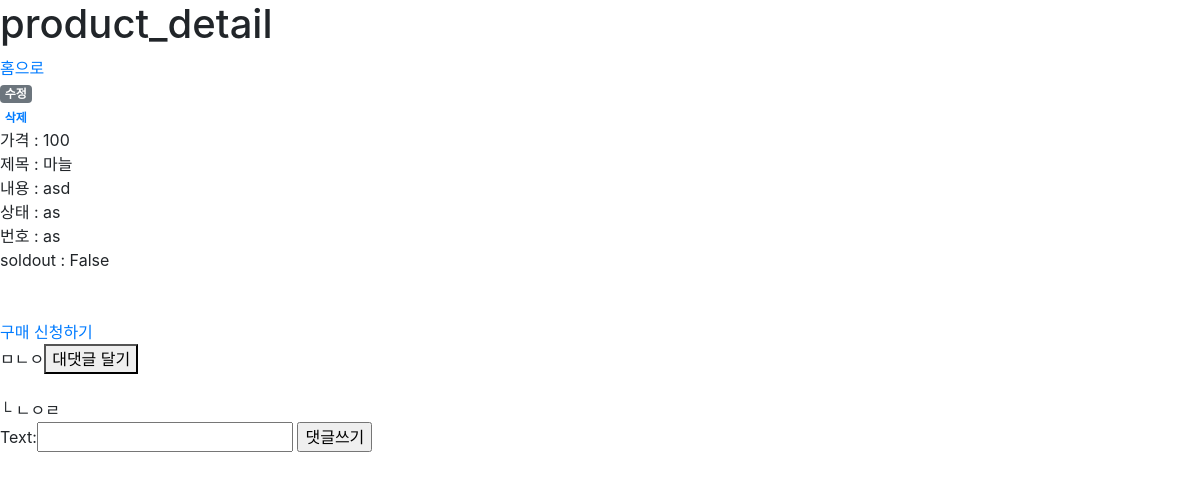
The app's page /market/product/1/ with its own data.
### market/models.py (models this page shows, shortened)
class Base(models.Model):
    price = models.IntegerField()                       #가격
    image = models.FileField(null=True, blank=True)                          #메인이미지
    title = models.CharField(max_length=100)            #제목
    text = models.TextField()                           #내용
    status_content = models.CharField(max_length=100)   #물건상태
    number = models.CharField(max_length=20)            #번호
    soldout = models.BooleanField(default=False)        #판매여부
    hit = models.PositiveIntegerField(default=0)

class Comment(models.Model):
    recomment = models.ForeignKey("self", on_delete=models.SET_NULL, null=True)
    text = models.CharField(max_length=100)

class ProductComment(Comment):
    product = models.ForeignKey(Product, default=None, on_delete=models.CASCADE)

class Comment(models.Model):
    recomment = models.ForeignKey("self", on_delete=models.SET_NULL, null=True)
    text = models.CharField(max_length=100)

### market/views.py (the view)
# urls.py: path('product/<int:post_id>/', views.product_detail, name="product_detail"),
def product_detail(request, post_id):
    product_detail = get_object_or_404(Product, id=post_id)
    form = ProductCommentForm()
    return render(request, 'market/product_detail.html', {'product': product_detail, 'form':form,})

### market/forms.py
class ProductCommentForm(forms.ModelForm):
    text = forms.CharField(max_length=240,
        widget=forms.TextInput(attrs={
            'id': 'commentBody',
        }))
    class Meta:
        model = ProductComment
        fields = ('text',)

### market/templates/market/product_detail.html (shortened to what this page needs)
{% extends "market/base.html" %}
{% block content %}
    <h1>product_detail</h1>
    <a href="{% url 'list' %}">홈으로</a><br>
    <a class="badge badge-secondary" href="{% url 'product_edit' post_id=product.pk %}">수정</a><br>
    <a class="badge badge-secodary" href="{% url 'product_delete' post_id=product.pk %}">삭제</a><br>
    가격 : {{ product.price }}<br>
    제목 : {{ product.title }}<br>
    내용 : {{ product.text }}<br>
    상태 : {{ product.status_content }}<br>
    번호 : {{ product.number }}<br>
    soldout : {{ product.soldout }}<br><br><br>
    {% if product.soldout == False %}
        <a href="#" onclick="window.open('application', 'window팝업','width=500, height=500, toolbar=no, menubar=no, status=no, directories=yes, top=200, left=400,');">구매 신청하기</a>
    {% else %}
        <a class="btn btn-default" href="#" role="button">sold out</a>
    {% endif %}
    <div id="commnnetProduct">
        <div id="commentList">
            {% for comment in product.productcomment_set.all %}
                {% if comment.recomment == NULL %}
                    {{ comment.text }}<button id="{{comment.id}} reComment" onclick="
                    addReCommentForm('{{comment.id}}', 'product');"
                    >대댓글 달기</button></div><br>
                    {% for recomment in comment.comment_set.all %}
                    └ {{ recomment.text }}<br>
                    {% endfor %}
                {% endif %}
            {% endfor %}
        </div>
    <div id="comments">
        <form action="{% url 'product_addcomment' product.id %}" id="commentForm" method="POST">
        {{ form }}
        <input type="submit" value="댓글쓰기">
        </form>
    </div>
{% endblock %}

### records on screen
Base: price "100", title "마늘", text "asd", status_content "as", number "as", soldout "False"
ProductComment: text "ㅁㄴㅇ"
Comment: text "ㄴㅇㄹ"
